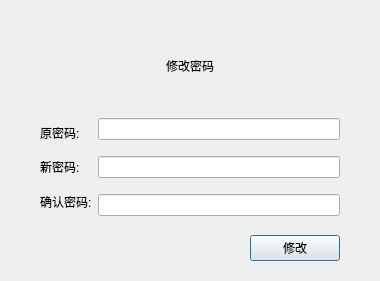
<?xml version="1.0" encoding="UTF-8"?>
<ui version="4.0">
 <class>Dialog</class>
 <widget class="QDialog" name="Dialog">
  <property name="geometry">
   <rect>
    <x>0</x>
    <y>0</y>
    <width>380</width>
    <height>281</height>
   </rect>
  </property>
  <property name="maximumSize">
   <size>
    <width>381</width>
    <height>281</height>
   </size>
  </property>
  <property name="windowTitle">
   <string>Dialog</string>
  </property>
  <layout class="QVBoxLayout" name="verticalLayout">
   <item>
    <widget class="QWidget" name="widget" native="true">
     <layout class="QHBoxLayout" name="horizontalLayout_2">
      <item>
       <spacer name="horizontalSpacer_3">
        <property name="orientation">
         <enum>Qt::Horizontal</enum>
        </property>
        <property name="sizeType">
         <enum>QSizePolicy::Fixed</enum>
        </property>
        <property name="sizeHint" stdset="0">
         <size>
          <width>20</width>
          <height>13</height>
         </size>
        </property>
       </spacer>
      </item>
      <item>
       <layout class="QVBoxLayout" name="verticalLayout_4">
        <item alignment="Qt::AlignHCenter">
         <widget class="QLabel" name="label">
          <property name="styleSheet">
           <string notr="true">font: 700 18pt &quot;Yu Gothic UI&quot;;</string>
          </property>
          <property name="text">
           <string>修改密码</string>
          </property>
         </widget>
        </item>
        <item>
         <layout class="QHBoxLayout" name="horizontalLayout">
          <item>
           <layout class="QVBoxLayout" name="verticalLayout_2">
            <item>
             <widget class="QLabel" name="original_label">
              <property name="text">
               <string>原密码:</string>
              </property>
             </widget>
            </item>
            <item>
             <widget class="QLabel" name="new_label">
              <property name="text">
               <string>新密码:</string>
              </property>
             </widget>
            </item>
            <item>
             <widget class="QLabel" name="confirm_label">
              <property name="text">
               <string>确认密码:</string>
              </property>
             </widget>
            </item>
           </layout>
          </item>
          <item>
           <layout class="QVBoxLayout" name="verticalLayout_3">
            <item>
             <widget class="QLineEdit" name="original_temp">
              <property name="echoMode">
               <enum>QLineEdit::Password</enum>
              </property>
             </widget>
            </item>
            <item>
             <spacer name="verticalSpacer">
              <property name="orientation">
               <enum>Qt::Vertical</enum>
              </property>
              <property name="sizeType">
               <enum>QSizePolicy::Fixed</enum>
              </property>
              <property name="sizeHint" stdset="0">
               <size>
                <width>20</width>
                <height>10</height>
               </size>
              </property>
             </spacer>
            </item>
            <item>
             <widget class="QLineEdit" name="new_temp">
              <property name="echoMode">
               <enum>QLineEdit::Password</enum>
              </property>
             </widget>
            </item>
            <item>
             <spacer name="verticalSpacer_2">
              <property name="orientation">
               <enum>Qt::Vertical</enum>
              </property>
              <property name="sizeType">
               <enum>QSizePolicy::Fixed</enum>
              </property>
              <property name="sizeHint" stdset="0">
               <size>
                <width>20</width>
                <height>10</height>
               </size>
              </property>
             </spacer>
            </item>
            <item>
             <widget class="QLineEdit" name="confirm_temp">
              <property name="echoMode">
               <enum>QLineEdit::Password</enum>
              </property>
             </widget>
            </item>
           </layout>
          </item>
         </layout>
        </item>
        <item>
         <spacer name="verticalSpacer_4">
          <property name="orientation">
           <enum>Qt::Vertical</enum>
          </property>
          <property name="sizeType">
           <enum>QSizePolicy::Fixed</enum>
          </property>
          <property name="sizeHint" stdset="0">
           <size>
            <width>20</width>
            <height>13</height>
           </size>
          </property>
         </spacer>
        </item>
        <item>
         <layout class="QHBoxLayout" name="horizontalLayout_4">
          <item>
           <spacer name="horizontalSpacer">
            <property name="orientation">
             <enum>Qt::Horizontal</enum>
            </property>
            <property name="sizeHint" stdset="0">
             <size>
              <width>40</width>
              <height>20</height>
             </size>
            </property>
           </spacer>
          </item>
          <item>
           <widget class="QPushButton" name="modify_btn">
            <property name="minimumSize">
             <size>
              <width>90</width>
              <height>0</height>
             </size>
            </property>
            <property name="text">
             <string>修改</string>
            </property>
           </widget>
          </item>
         </layout>
        </item>
       </layout>
      </item>
      <item>
       <spacer name="horizontalSpacer_4">
        <property name="orientation">
         <enum>Qt::Horizontal</enum>
        </property>
        <property name="sizeType">
         <enum>QSizePolicy::Fixed</enum>
        </property>
        <property name="sizeHint" stdset="0">
         <size>
          <width>20</width>
          <height>13</height>
         </size>
        </property>
       </spacer>
      </item>
     </layout>
    </widget>
   </item>
  </layout>
 </widget>
 <resources/>
 <connections/>
</ui>
